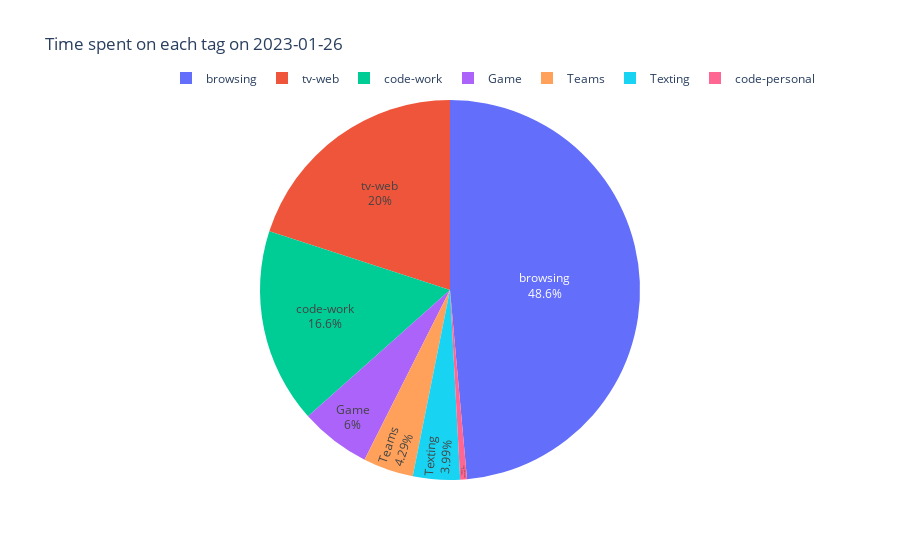

Notebook cell for this chart:
### Code cell
# a pie chart
import plotly.express as px
# get entries for a day and plot a pie chart
df_ = df[df['Day'] == '2023-01-26']
print(df_)
# take pie percent from the 'Percentage' col
fig = px.pie(df_, values='Percentage', names='Tag', title='Time spent on each tag on 2023-01-26')

# names on the pie chart
fig.update_traces(textposition='inside', textinfo='percent+label')
# legend on bottom
fig.update_layout(legend=dict(

    orientation="h",
    yanchor="bottom",
    y=1.02,
    xanchor="right",
    x=1
))

### Figure 1 — Plotly figure (JSON) as saved in the notebook; plotly's stock layout.template omitted (floating-point values rounded to 4 significant figures)
{"data": [{"domain": {"x": [0, 1], "y": [0, 1]}, "hovertemplate": "Tag=%{label}<br>Percentage=%{value}<extra></extra>", "labels": ["Game", "Teams", "Texting", "browsing", "code-personal", "code-work", "tv-web"], "legendgroup": "", "name": "", "showlegend": true, "textinfo": "percent+label", "textposition": "inside", "type": "pie", "values": [5.12, 3.66, 3.41, 41.46, 0.49, 14.15, 17.07]}], "layout": {"legend": {"orientation": "h", "tracegroupgap": 0, "x": 1, "xanchor": "right", "y": 1.02, "yanchor": "bottom"}, "title": {"text": "Time spent on each tag on 2023-01-26"}}}
